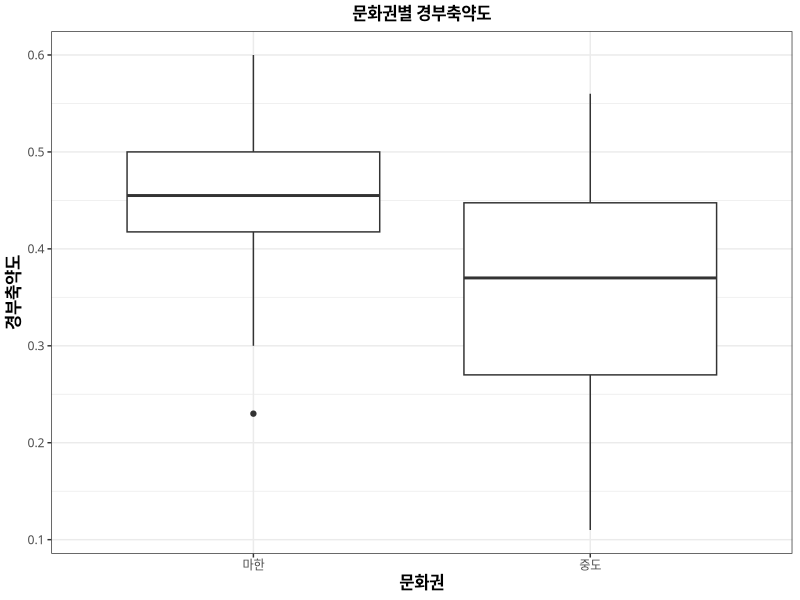
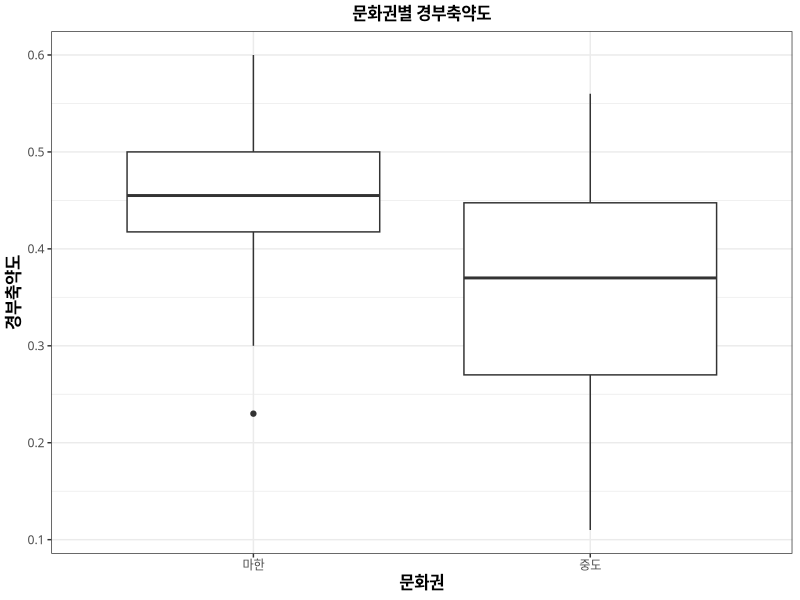
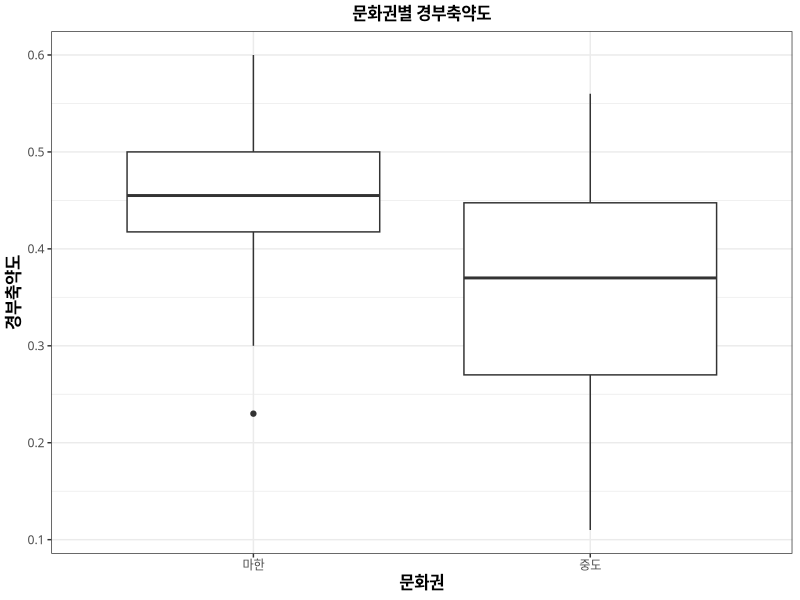

The R script that drew these images, in order:
library(ggplot2)
library(here)

df <- read.csv(here("./Data/LPV_Measurement.csv"), fileEncoding = "UTF-8")
df <- subset(df, df$시기 != "-")

ggplot(df, aes(y=df$경부축약도, df$문화권)) +
    geom_boxplot() +
    xlab("문화권") +
    ylab("경부축약도") +
        theme_bw() + 
        theme(text = element_text(family = "NanumGothic"),
            plot.title = element_text(hjust = 0.5, size = 12, face = 'bold'),
            axis.title.x = element_text(size = 12, colour = "black", face = 'bold'),
            axis.title.y = element_text(size = 12, colour = "black", face = 'bold')) +
    ggtitle("문화권별 경부축약도")

ggsave(here("./Graph/Boxplot(경부축약도).tiff"), dpi=300, width=3, height=3, units='in')
ggsave(here("./Graph/Boxplot(경부축약도).jpeg"), dpi=300, width=3, height=3, units='in')
